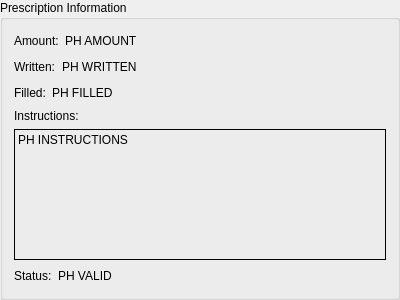
<?xml version="1.0" encoding="UTF-8"?>
<ui version="4.0">
 <class>PrescriptionGroupBox</class>
 <widget class="QGroupBox" name="PrescriptionGroupBox">
  <property name="geometry">
   <rect>
    <x>0</x>
    <y>0</y>
    <width>400</width>
    <height>300</height>
   </rect>
  </property>
  <property name="title">
   <string notr="true">Prescription Information</string>
  </property>
  <layout class="QVBoxLayout" name="verticalLayout">
   <item>
    <layout class="QHBoxLayout" name="horizontalLayout">
     <item>
      <widget class="QLabel" name="amountTitle">
       <property name="toolTip">
        <string notr="true">Amount</string>
       </property>
       <property name="text">
        <string notr="true">Amount:</string>
       </property>
      </widget>
     </item>
     <item>
      <widget class="QLabel" name="amountLabel">
       <property name="toolTip">
        <string notr="true">Amount</string>
       </property>
       <property name="text">
        <string notr="true">PH AMOUNT</string>
       </property>
       <property name="textInteractionFlags">
        <set>Qt::LinksAccessibleByMouse|Qt::TextSelectableByMouse</set>
       </property>
      </widget>
     </item>
     <item>
      <spacer name="horizontalSpacer">
       <property name="orientation">
        <enum>Qt::Horizontal</enum>
       </property>
       <property name="sizeHint" stdset="0">
        <size>
         <width>40</width>
         <height>20</height>
        </size>
       </property>
      </spacer>
     </item>
    </layout>
   </item>
   <item>
    <layout class="QHBoxLayout" name="horizontalLayout_2">
     <item>
      <widget class="QLabel" name="writtenTitle">
       <property name="toolTip">
        <string notr="true">Written</string>
       </property>
       <property name="text">
        <string notr="true">Written:</string>
       </property>
      </widget>
     </item>
     <item>
      <widget class="QLabel" name="writtenLabel">
       <property name="toolTip">
        <string notr="true">Written</string>
       </property>
       <property name="text">
        <string notr="true">PH WRITTEN</string>
       </property>
       <property name="textInteractionFlags">
        <set>Qt::LinksAccessibleByMouse|Qt::TextSelectableByMouse</set>
       </property>
      </widget>
     </item>
     <item>
      <spacer name="horizontalSpacer_2">
       <property name="orientation">
        <enum>Qt::Horizontal</enum>
       </property>
       <property name="sizeHint" stdset="0">
        <size>
         <width>40</width>
         <height>20</height>
        </size>
       </property>
      </spacer>
     </item>
    </layout>
   </item>
   <item>
    <layout class="QHBoxLayout" name="horizontalLayout_3">
     <item>
      <widget class="QLabel" name="filledTitle">
       <property name="toolTip">
        <string notr="true">Filled</string>
       </property>
       <property name="text">
        <string notr="true">Filled:</string>
       </property>
      </widget>
     </item>
     <item>
      <widget class="QLabel" name="filledLabel">
       <property name="toolTip">
        <string notr="true">Filled</string>
       </property>
       <property name="text">
        <string notr="true">PH FILLED</string>
       </property>
       <property name="textInteractionFlags">
        <set>Qt::LinksAccessibleByMouse|Qt::TextSelectableByMouse</set>
       </property>
      </widget>
     </item>
     <item>
      <spacer name="horizontalSpacer_3">
       <property name="orientation">
        <enum>Qt::Horizontal</enum>
       </property>
       <property name="sizeHint" stdset="0">
        <size>
         <width>40</width>
         <height>20</height>
        </size>
       </property>
      </spacer>
     </item>
    </layout>
   </item>
   <item>
    <layout class="QVBoxLayout" name="verticalLayout_3">
     <item>
      <widget class="QLabel" name="instructionsTitle">
       <property name="toolTip">
        <string notr="true">Prescription instructions</string>
       </property>
       <property name="text">
        <string notr="true">Instructions:</string>
       </property>
      </widget>
     </item>
     <item>
      <widget class="QLabel" name="instructionsLabel">
       <property name="sizePolicy">
        <sizepolicy hsizetype="Preferred" vsizetype="MinimumExpanding">
         <horstretch>0</horstretch>
         <verstretch>0</verstretch>
        </sizepolicy>
       </property>
       <property name="toolTip">
        <string notr="true">Prescription instructions</string>
       </property>
       <property name="frameShape">
        <enum>QFrame::Box</enum>
       </property>
       <property name="text">
        <string notr="true">PH INSTRUCTIONS</string>
       </property>
       <property name="alignment">
        <set>Qt::AlignLeading|Qt::AlignLeft|Qt::AlignTop</set>
       </property>
       <property name="textInteractionFlags">
        <set>Qt::LinksAccessibleByMouse|Qt::TextSelectableByMouse</set>
       </property>
      </widget>
     </item>
    </layout>
   </item>
   <item>
    <layout class="QHBoxLayout" name="horizontalLayout_4">
     <item>
      <widget class="QLabel" name="validTitle">
       <property name="toolTip">
        <string notr="true">Active or inactive status</string>
       </property>
       <property name="text">
        <string notr="true">Status:</string>
       </property>
      </widget>
     </item>
     <item>
      <widget class="QLabel" name="validLabel">
       <property name="toolTip">
        <string notr="true">Active or inactive status</string>
       </property>
       <property name="text">
        <string notr="true">PH VALID</string>
       </property>
       <property name="textInteractionFlags">
        <set>Qt::LinksAccessibleByMouse|Qt::TextSelectableByMouse</set>
       </property>
      </widget>
     </item>
     <item>
      <spacer name="horizontalSpacer_4">
       <property name="orientation">
        <enum>Qt::Horizontal</enum>
       </property>
       <property name="sizeHint" stdset="0">
        <size>
         <width>40</width>
         <height>20</height>
        </size>
       </property>
      </spacer>
     </item>
    </layout>
   </item>
  </layout>
 </widget>
 <resources/>
 <connections/>
</ui>
